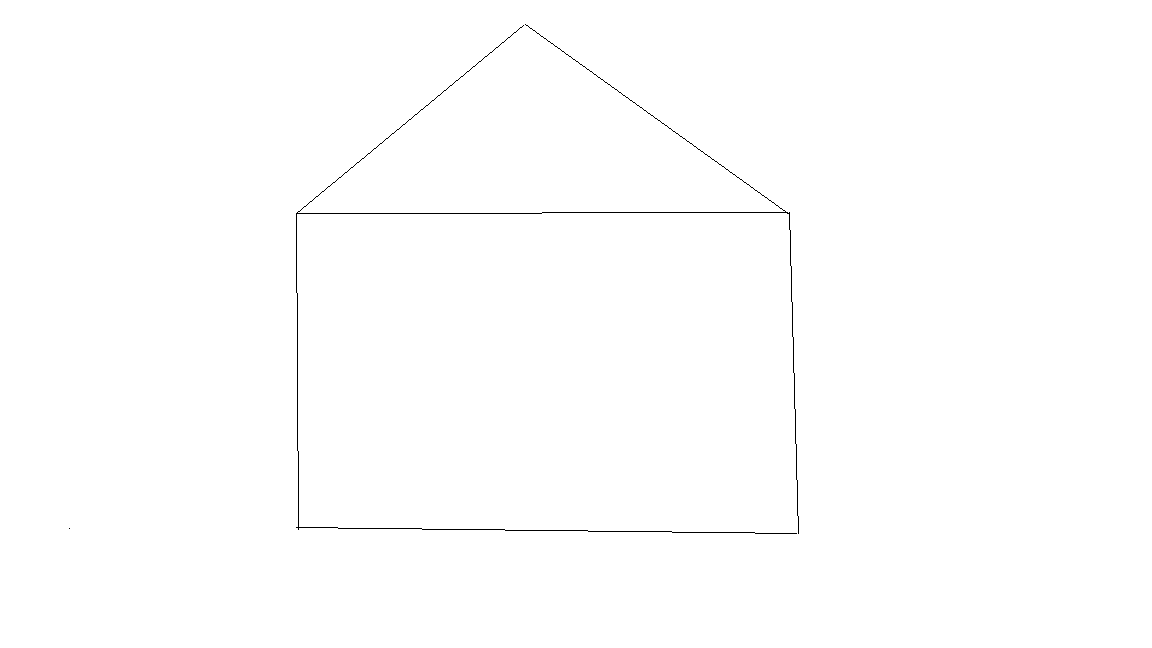
#> input picture test_files/house.png, 1152 x 648 px
$ python duminica.py
#> lines starting #> are read from the running program, lines starting #| are printed output that depends on the picture; after the words box and inside, x2 and y2 are one past the last pixel; in counts of white or black regions, pixels touching at a corner belong together
import cv2
import numpy as np
from matplotlib import pyplot as plt
from scipy.interpolate import splprep, splev

# Load the image
im_cv = cv2.imread("../test_files/house.png", cv2.IMREAD_GRAYSCALE)
#> im_cv: shape (648, 1152); 99.7% white; black in thin lines or dots, all inside (x1, y1, x2, y2) = (69, 24, 799, 534)

# Apply GaussianBlur
blurred = cv2.GaussianBlur(im_cv, (5, 5), 0)

# Use a threshold
_, thresh = cv2.threshold(blurred, 0, 255, cv2.THRESH_BINARY_INV + cv2.THRESH_OTSU)
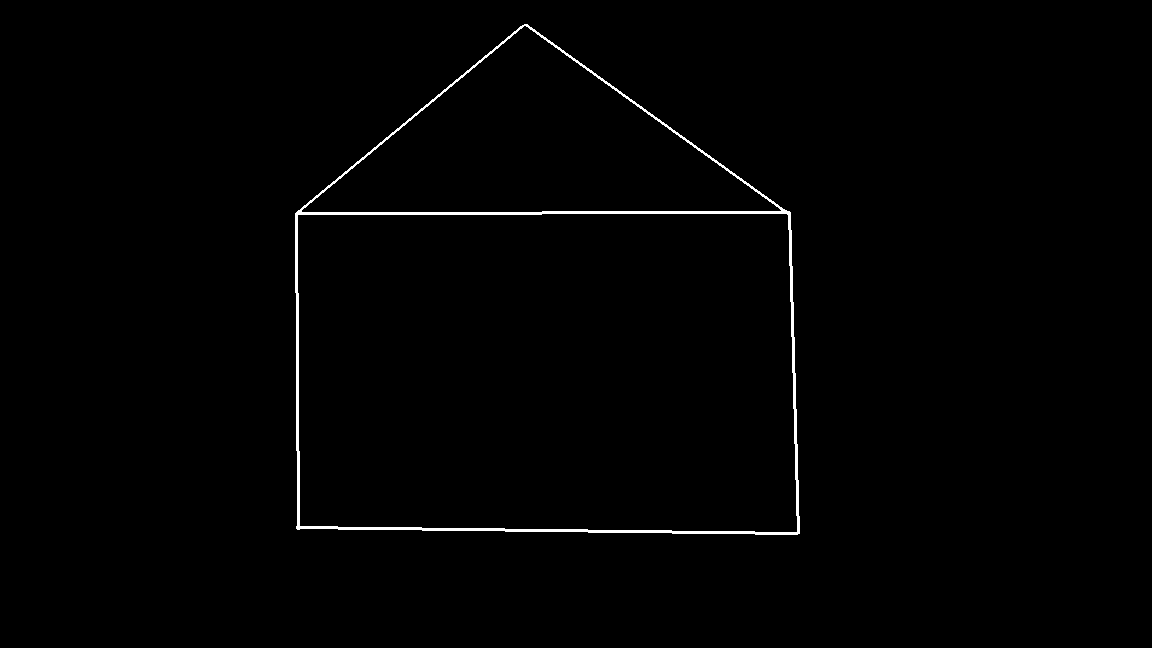
#> thresh: shape (648, 1152); 0.85% white; 1 white region, box (x1, y1, x2, y2) and area: (295, 24, 800, 535) 6346

# Increase the size of the kernel
kernel = np.ones((3, 3), np.uint8)
dilated = cv2.dilate(thresh, kernel, iterations=2)
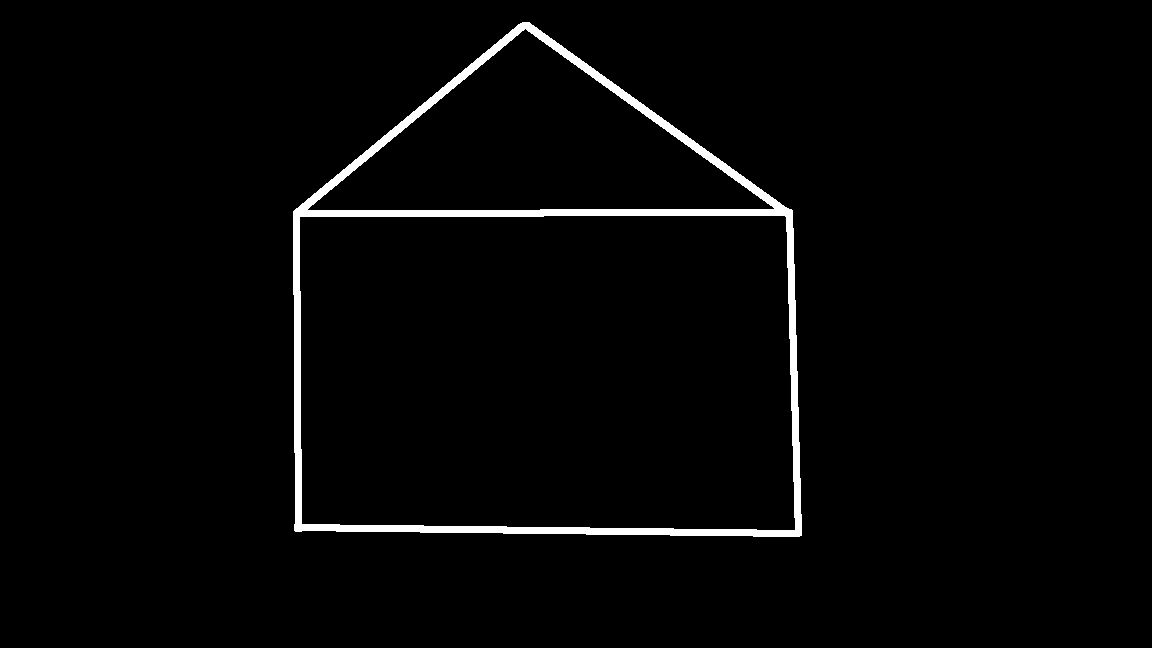
#> dilated: shape (648, 1152); 2.2% white; 1 white region, box (x1, y1, x2, y2) and area: (293, 22, 802, 537) 16319
eroded = cv2.erode(dilated, kernel, iterations=1)
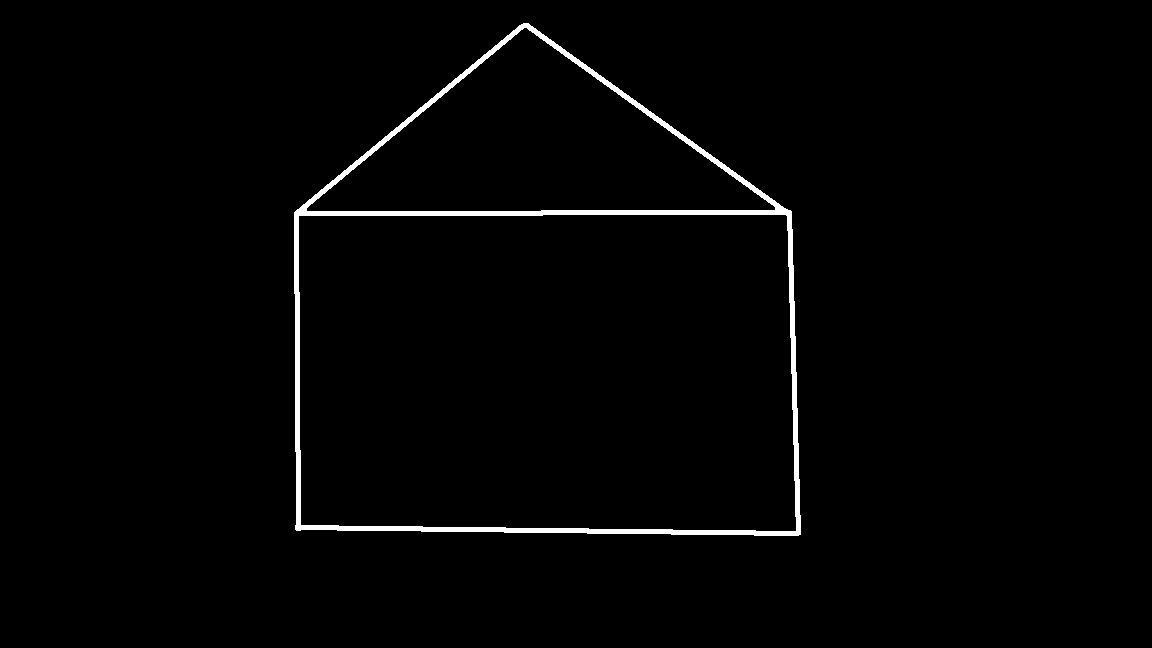
#> eroded: shape (648, 1152); 1.5% white; 1 white region

# Detect contours
contours, _ = cv2.findContours(eroded, cv2.RETR_LIST, cv2.CHAIN_APPROX_SIMPLE)
#> contours = 3 contours; box (x1, y1, x2, y2) and area: (294, 23, 801, 536) 207597, (298, 214, 797, 532) 154378, (306, 27, 776, 212) 43962

# Initialize counter for lines
line_counter = 0

# Loop over the contours
for contour in contours:
    # Convert contour to numpy array
    contour_array = contour[:, 0, :]

    # Approximate the contour with Bezier curve
    tck, u = splprep([contour_array[:, 0], contour_array[:, 1]], s=1.0, per=1)
    u_new = np.linspace(u.min(), u.max(), 1000)
    x_new, y_new = splev(u_new, tck, der=0)

    # Plot the smoothed contour
    plt.plot(x_new, y_new, 'b')

    # Increment line counter
    line_counter += 1
#> this loop made 3 passes
#> after the loop, line_counter = 3

plt.axis('equal')
plt.gca().invert_yaxis()
plt.axis('off')
plt.show()
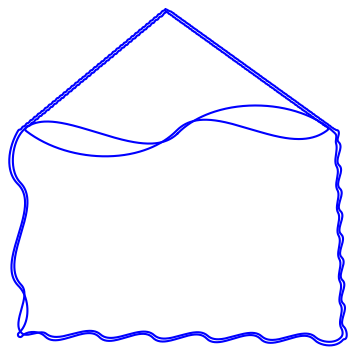
#> figure drawn by matplotlib, 1 panel

# Print the total number of lines used
print(f"Total lines used: {line_counter}")
#| Total lines used: 3

$ run again, with test_files/curved_line.png copied over test_files/house.png
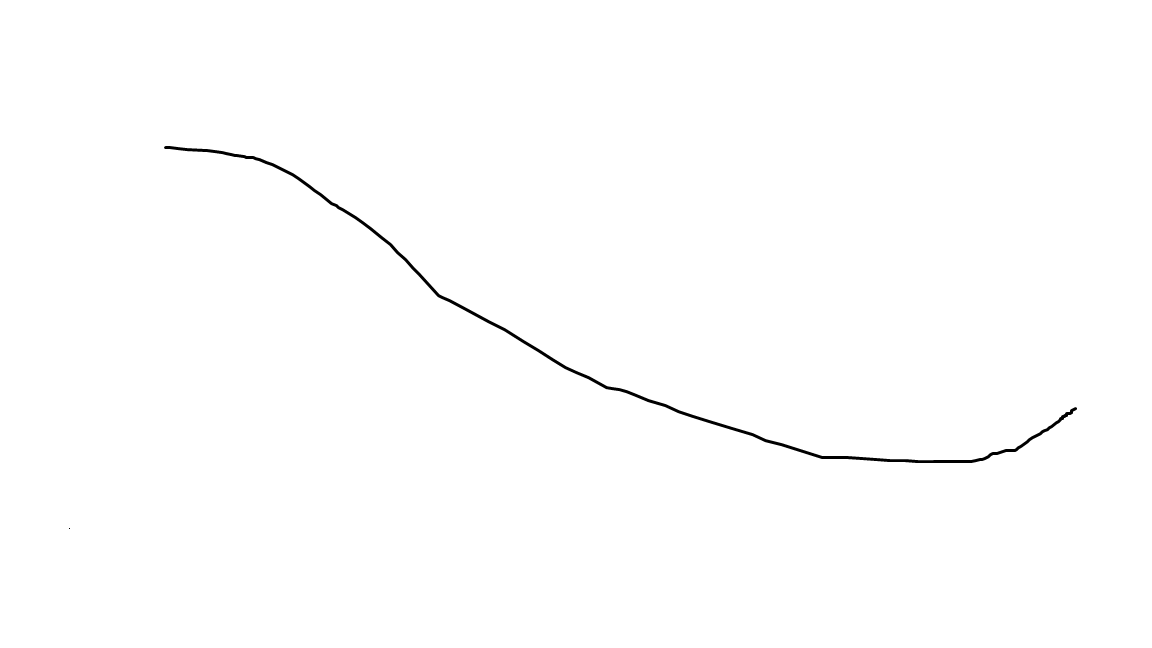
#> input picture test_files/curved_line.png, 1152 x 648 px
#> im_cv is the input picture: shape (648, 1152); min 0, max 255, mean 254
#> `_, thresh = cv2.threshold(blurred, 0, 255, cv2.THRESH_BINARY_INV + cv2..`:
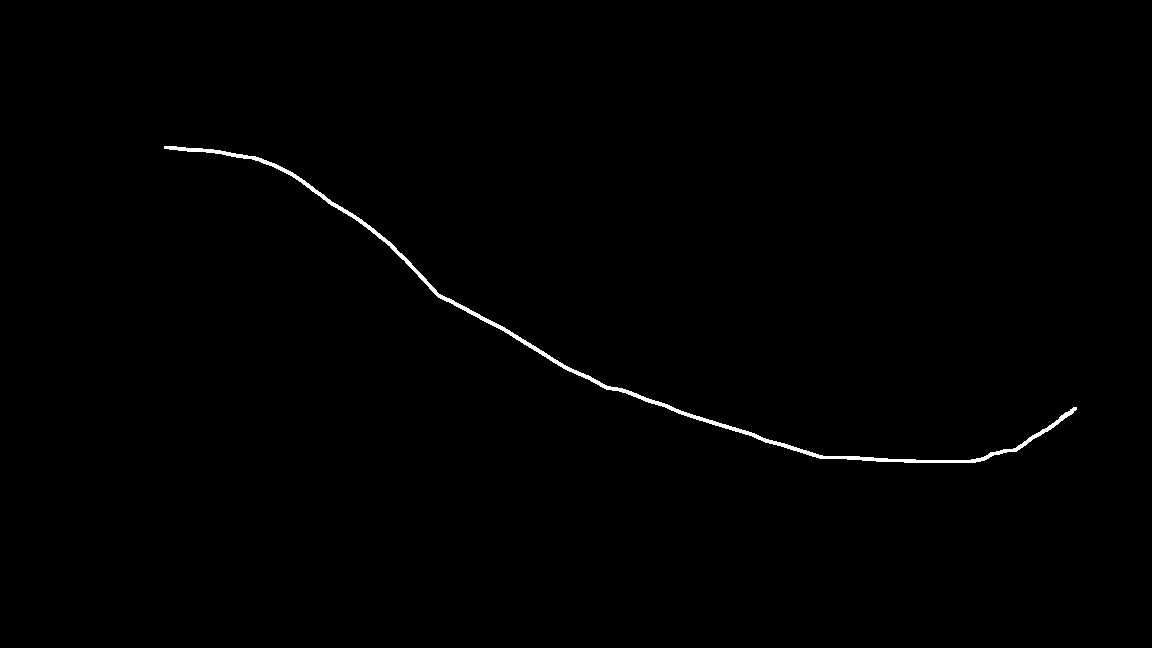
#> thresh: shape (648, 1152); 0.52% white; 1 white region, box (x1, y1, x2, y2) and area: (164, 146, 1077, 463) 3902
#> dilated: shape (648, 1152); 1.2% white; 1 white region, box (x1, y1, x2, y2) and area: (162, 144, 1079, 465) 9050
#> eroded: shape (648, 1152); 0.87% white; 1 white region
#> contours = 1 contour; box (x1, y1, x2, y2) and area: (163, 145, 1078, 464) 5548
#> the loop `for contour in contours:` made 1 pass
#> line_counter on pass 1: 1
#> after the loop `for contour in contours:`: line_counter = 1
#> `plt.show()`:
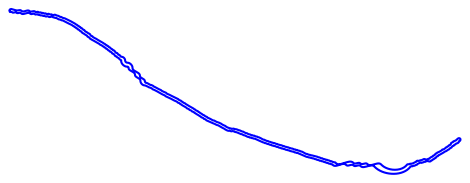
#> figure drawn by matplotlib, 1 panel
#| Total lines used: 1
